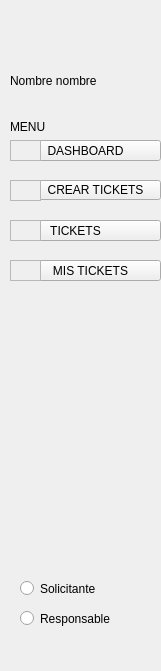
   <widget class="QWidget" name="leftMenu" native="true">
    <property name="geometry">
     <rect>
      <x>0</x>
      <y>50</y>
      <width>161</width>
      <height>671</height>
     </rect>
    </property>
    <property name="styleSheet">
     <string notr="true">background-color: rgb(217, 217, 217);
color:  rgb(139, 132, 132);


QPushButton{
margin-left: -100px;
}
</string>
    </property>
    <widget class="QLabel" name="lb_nombre">
     <property name="geometry">
      <rect>
       <x>10</x>
       <y>60</y>
       <width>151</width>
       <height>41</height>
      </rect>
     </property>
     <property name="text">
      <string>Nombre nombre</string>
     </property>
    </widget>
    <widget class="QLabel" name="lb_menu">
     <property name="geometry">
      <rect>
       <x>10</x>
       <y>120</y>
       <width>47</width>
       <height>13</height>
      </rect>
     </property>
     <property name="text">
      <string>MENU</string>
     </property>
    </widget>
    <widget class="QPushButton" name="btn_dashboard">
     <property name="geometry">
      <rect>
       <x>40</x>
       <y>140</y>
       <width>121</width>
       <height>21</height>
      </rect>
     </property>
     <property name="styleSheet">
      <string notr="true">margin-left: -30px;
</string>
     </property>
     <property name="text">
      <string>DASHBOARD</string>
     </property>
    </widget>
    <widget class="QPushButton" name="btn_addTicket">
     <property name="geometry">
      <rect>
       <x>40</x>
       <y>180</y>
       <width>121</width>
       <height>20</height>
      </rect>
     </property>
     <property name="styleSheet">
      <string notr="true">margin-left: -10px;</string>
     </property>
     <property name="text">
      <string>CREAR TICKETS</string>
     </property>
    </widget>
    <widget class="QPushButton" name="btn_ticket">
     <property name="geometry">
      <rect>
       <x>40</x>
       <y>220</y>
       <width>121</width>
       <height>21</height>
      </rect>
     </property>
     <property name="styleSheet">
      <string notr="true">margin-left: -50px;</string>
     </property>
     <property name="text">
      <string>TICKETS</string>
     </property>
    </widget>
    <widget class="QPushButton" name="btn_myTickets">
     <property name="geometry">
      <rect>
       <x>40</x>
       <y>260</y>
       <width>121</width>
       <height>21</height>
      </rect>
     </property>
     <property name="styleSheet">
      <string notr="true">margin-left: -20px;</string>
     </property>
     <property name="text">
      <string>MIS TICKETS</string>
     </property>
    </widget>
    <widget class="QLabel" name="lb_icon">
     <property name="geometry">
      <rect>
       <x>0</x>
       <y>10</y>
       <width>71</width>
       <height>51</height>
      </rect>
     </property>
     <property name="styleSheet">
      <string notr="true">image: url(:/left/usuario.png);</string>
     </property>
     <property name="text">
      <string/>
     </property>
    </widget>
    <widget class="QRadioButton" name="rb_solicitante">
     <property name="geometry">
      <rect>
       <x>20</x>
       <y>580</y>
       <width>121</width>
       <height>17</height>
      </rect>
     </property>
     <property name="text">
      <string>Solicitante</string>
     </property>
    </widget>
    <widget class="QRadioButton" name="rb_responsable">
     <property name="geometry">
      <rect>
       <x>20</x>
       <y>610</y>
       <width>131</width>
       <height>17</height>
      </rect>
     </property>
     <property name="text">
      <string>Responsable</string>
     </property>
    </widget>
    <widget class="QFrame" name="fr_dashboard">
     <property name="geometry">
      <rect>
       <x>10</x>
       <y>140</y>
       <width>31</width>
       <height>21</height>
      </rect>
     </property>
     <property name="styleSheet">
      <string notr="true">image: url(:/left/hogar.png);</string>
     </property>
     <property name="frameShape">
      <enum>QFrame::StyledPanel</enum>
     </property>
     <property name="frameShadow">
      <enum>QFrame::Raised</enum>
     </property>
    </widget>
    <widget class="QFrame" name="fr_addTicket">
     <property name="geometry">
      <rect>
       <x>10</x>
       <y>180</y>
       <width>31</width>
       <height>21</height>
      </rect>
     </property>
     <property name="styleSheet">
      <string notr="true">image: url(:/left/mas.png);</string>
     </property>
     <property name="frameShape">
      <enum>QFrame::StyledPanel</enum>
     </property>
     <property name="frameShadow">
      <enum>QFrame::Raised</enum>
     </property>
    </widget>
    <widget class="QFrame" name="fr_ticket">
     <property name="geometry">
      <rect>
       <x>10</x>
       <y>220</y>
       <width>31</width>
       <height>21</height>
      </rect>
     </property>
     <property name="styleSheet">
      <string notr="true">image: url(:/left/hogar.png);</string>
     </property>
     <property name="frameShape">
      <enum>QFrame::StyledPanel</enum>
     </property>
     <property name="frameShadow">
      <enum>QFrame::Raised</enum>
     </property>
    </widget>
    <widget class="QFrame" name="fr_myTickets">
     <property name="geometry">
      <rect>
       <x>10</x>
       <y>260</y>
       <width>31</width>
       <height>21</height>
      </rect>
     </property>
     <property name="styleSheet">
      <string notr="true">image: url(:/left/hogar.png);</string>
     </property>
     <property name="frameShape">
      <enum>QFrame::StyledPanel</enum>
     </property>
     <property name="frameShadow">
      <enum>QFrame::Raised</enum>
     </property>
    </widget>
   </widget>
